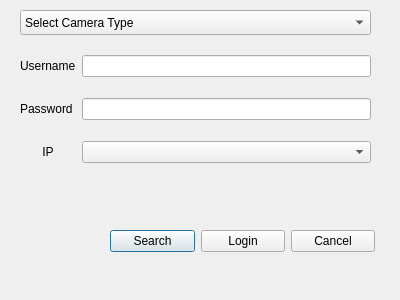
<?xml version="1.0" encoding="UTF-8"?>
<ui version="4.0">
 <class>ipDialog</class>
 <widget class="QDialog" name="ipDialog">
  <property name="enabled">
   <bool>true</bool>
  </property>
  <property name="geometry">
   <rect>
    <x>0</x>
    <y>0</y>
    <width>400</width>
    <height>300</height>
   </rect>
  </property>
  <property name="minimumSize">
   <size>
    <width>400</width>
    <height>300</height>
   </size>
  </property>
  <property name="maximumSize">
   <size>
    <width>400</width>
    <height>300</height>
   </size>
  </property>
  <property name="windowTitle">
   <string>Dialog</string>
  </property>
  <widget class="QWidget" name="horizontalLayoutWidget">
   <property name="geometry">
    <rect>
     <x>20</x>
     <y>190</y>
     <width>355</width>
     <height>102</height>
    </rect>
   </property>
   <layout class="QHBoxLayout" name="horizontalLayout">
    <item>
     <widget class="QLabel" name="load">
      <property name="minimumSize">
       <size>
        <width>50</width>
        <height>100</height>
       </size>
      </property>
      <property name="text">
       <string/>
      </property>
     </widget>
    </item>
    <item>
     <widget class="QPushButton" name="search">
      <property name="text">
       <string>Search</string>
      </property>
     </widget>
    </item>
    <item>
     <widget class="QPushButton" name="login">
      <property name="text">
       <string>Login</string>
      </property>
     </widget>
    </item>
    <item>
     <widget class="QPushButton" name="cancel">
      <property name="text">
       <string>Cancel</string>
      </property>
     </widget>
    </item>
   </layout>
  </widget>
  <widget class="QWidget" name="gridLayoutWidget">
   <property name="geometry">
    <rect>
     <x>20</x>
     <y>40</y>
     <width>351</width>
     <height>141</height>
    </rect>
   </property>
   <layout class="QGridLayout" name="gridLayout">
    <item row="0" column="0">
     <widget class="QLabel" name="usernameLabel">
      <property name="text">
       <string>Username</string>
      </property>
     </widget>
    </item>
    <item row="2" column="0">
     <widget class="QLabel" name="ipLabel">
      <property name="text">
       <string>IP</string>
      </property>
      <property name="alignment">
       <set>Qt::AlignCenter</set>
      </property>
     </widget>
    </item>
    <item row="1" column="0">
     <widget class="QLabel" name="passwordLabel">
      <property name="text">
       <string>Password</string>
      </property>
     </widget>
    </item>
    <item row="2" column="1">
     <widget class="QComboBox" name="ipEdit"/>
    </item>
    <item row="1" column="1">
     <widget class="QLineEdit" name="passwordEdit"/>
    </item>
    <item row="0" column="1">
     <widget class="QLineEdit" name="usernameEdit"/>
    </item>
   </layout>
  </widget>
  <widget class="QComboBox" name="cameraMenu">
   <property name="geometry">
    <rect>
     <x>20</x>
     <y>10</y>
     <width>351</width>
     <height>25</height>
    </rect>
   </property>
   <item>
    <property name="text">
     <string>Select Camera Type</string>
    </property>
   </item>
  </widget>
 </widget>
 <resources/>
 <connections>
  <connection>
   <sender>cancel</sender>
   <signal>clicked()</signal>
   <receiver>ipDialog</receiver>
   <slot>reject()</slot>
   <hints>
    <hint type="sourcelabel">
     <x>336</x>
     <y>204</y>
    </hint>
    <hint type="destinationlabel">
     <x>199</x>
     <y>149</y>
    </hint>
   </hints>
  </connection>
  <connection>
   <sender>login</sender>
   <signal>clicked()</signal>
   <receiver>ipDialog</receiver>
   <slot>accept()</slot>
   <hints>
    <hint type="sourcelabel">
     <x>236</x>
     <y>204</y>
    </hint>
    <hint type="destinationlabel">
     <x>199</x>
     <y>149</y>
    </hint>
   </hints>
  </connection>
 </connections>
</ui>
